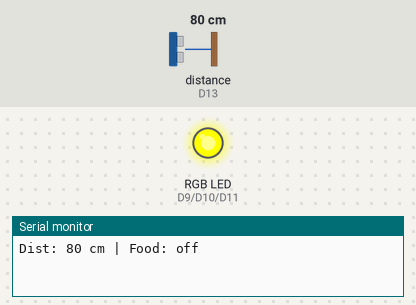
The sketch below on a simulated Arduino Uno R4 WiFi. On the bench: an RGB LED mixed from three pins (HIGH = lit), the last lines printed to the serial monitor. Wiring (inferred from the names in the program): ultrasonic range finder: trigger D12; echo D13. The inputs (shaded band) are chosen by the test bench; at power-on: distance to the obstacle (sensor on D13) 80 cm. The echo pulse lasts 58.3 µs per cm; WiFi joins after 1.5 s; servers stay silent unless stated; no MQTT or app messages arrive unless stated; pins used as bus, display or sensor lines are not drawn.

Above: at 3.7 s.
3.8 s: distance to the obstacle (sensor on D13) set to 22 cm
6.5 s: distance to the obstacle (sensor on D13) set to 18 cm
At 7.5 s:
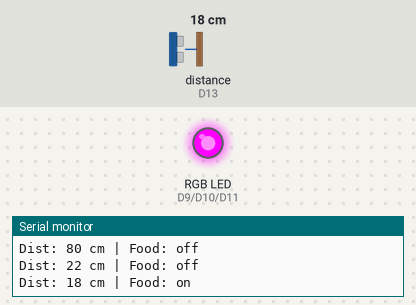
9.2 s: distance to the obstacle (sensor on D13) set to 12 cm
11.9 s: distance to the obstacle (sensor on D13) set to 9 cm
At 13.3 s:
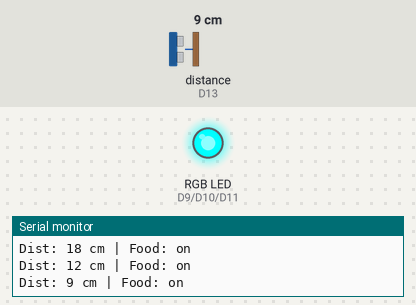
14.6 s: distance to the obstacle (sensor on D13) set to 35 cm
At 17.6 s:
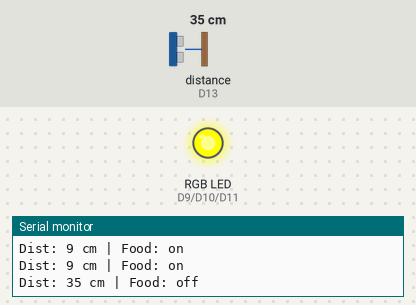
18.0 s: distance to the obstacle (sensor on D13) set to 2 cm
At 19.0 s:
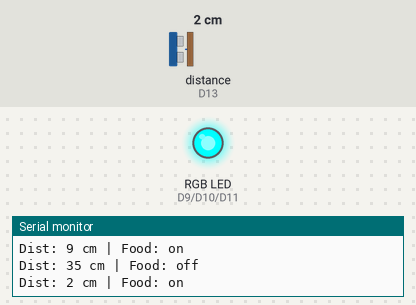
Timing chart, 0 to 21.0 s (numbered marks = the images above; inputs shaded):
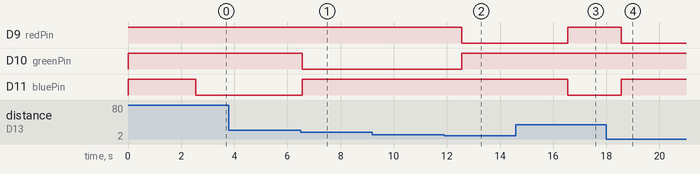

The sketch:

Combo05_Ultrasonic_To_RGB_And_Pub.ino
```cpp
/*
 * [โจทย์ประยุกต์ Combo 05] Ultrasonic (12,13) -> แสดงสีเตือนระยะใกล้/ไกลบน RGB LED (9,10,11) + ส่ง MQTT
 * - ระยะ <= 10 cm : สีแดง (ใกล้มาก!)
 * - ระยะ 11 - 20 cm : สีเขียว (ระยะพอดี -> ส่ง "on")
 * - ระยะ > 20 cm : สีน้ำเงิน (ไกล -> ส่ง "off")
 */
#include <WiFiS3.h>
#include <MQTTClient.h>

const char WIFI_SSID[]      = "68070141";
const char WIFI_PASSWORD[]  = "nano9753";
const char MQTT_BROKER[]    = "phycom.it.kmitl.ac.th";
const int  MQTT_PORT        = 1883;
const char MQTT_CLIENT_ID[] = "UnoR4_68070141_C05";

const int trigPin  = 12;
const int echoPin  = 13;
const int redPin   = 9;
const int greenPin = 10;
const int bluePin  = 11;

WiFiClient network;
MQTTClient mqtt(256);
unsigned long lastPublishTime = 0;

void setColor(int r, int g, int b) {
  analogWrite(redPin,   255 - r); // Common Anode
  analogWrite(greenPin, 255 - g);
  analogWrite(bluePin,  255 - b);
}

long readDistanceCm() {
  digitalWrite(trigPin, LOW);
  delayMicroseconds(2);
  digitalWrite(trigPin, HIGH);
  delayMicroseconds(10);
  digitalWrite(trigPin, LOW);
  long pulseWidth = pulseIn(echoPin, HIGH, 30000);
  if (pulseWidth == 0) return 999;
  return pulseWidth / 29 / 2;
}

void connectToWiFiAndMQTT() {
  while (WiFi.status() != WL_CONNECTED) { WiFi.begin(WIFI_SSID, WIFI_PASSWORD); delay(1000); }
  while (!mqtt.connect(MQTT_CLIENT_ID)) { delay(500); }
}

void setup() {
  Serial.begin(9600);
  pinMode(trigPin, OUTPUT);
  pinMode(echoPin, INPUT);
  pinMode(redPin, OUTPUT);
  pinMode(greenPin, OUTPUT);
  pinMode(bluePin, OUTPUT);
  setColor(0, 0, 0);

  mqtt.begin(MQTT_BROKER, MQTT_PORT, network);
  connectToWiFiAndMQTT();
}

void loop() {
  mqtt.loop();
  if (!mqtt.connected()) connectToWiFiAndMQTT();

  if (millis() - lastPublishTime >= 2000) {
    lastPublishTime = millis();

    long dist = readDistanceCm();

    if (dist <= 10) {
      setColor(255, 0, 0); // แดง
    } else if (dist <= 20) {
      setColor(0, 255, 0); // เขียว
    } else {
      setColor(0, 0, 255); // น้ำเงิน
    }

    String foodMsg = (dist > 20) ? "off" : "on";
    mqtt.publish("68070141/food", foodMsg);
    Serial.println("Dist: " + String(dist) + " cm | Food: " + foodMsg);
  }
}
```

Measured:
- the behaviour switches between 21 and 20 cm on distance to the obstacle (sensor on D13) (found by bisection; images 0 and 1)
- the behaviour switches between 11 and 10 cm on distance to the obstacle (sensor on D13) (found by bisection; images 1 and 2)
- after the input at 6.5 s, D10 (greenPin): HIGH → LOW after 0.05 s; D11 (bluePin): LOW → HIGH after 0.05 s
- after the input at 11.9 s, D9 (redPin): HIGH → LOW after 0.65 s; D10 (greenPin): LOW → HIGH after 0.65 s
- after the input at 14.6 s, D9 (redPin): LOW → HIGH after 2.0 s; D11 (bluePin): HIGH → LOW after 2.0 s
- after the input at 18.0 s, D9 (redPin): HIGH → LOW after 0.55 s; D11 (bluePin): LOW → HIGH after 0.55 s
